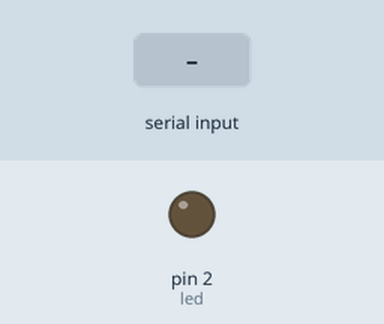
Simulated run of this sketch. Board: Arduino Uno, built with avr-gcc and run on an emulated ATmega328P. On the bench: output pins drawn as LEDs (lit = HIGH). Dashed ring = blinking. The test bench sets the inputs (shaded band). What the sketch prints to the serial monitor is not drawn.

Above: at 1.2 s.
1.3 s: "90,45\n" received over Serial
At 1.7 s:
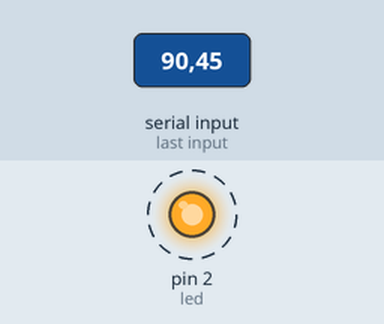
Timing chart, 0 to 10.3 s (numbered marks = the images above; inputs shaded):
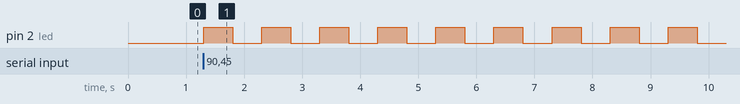

The sketch:

InputFromUser.ino
```cpp
int Num;
String msg1="How many blinks do you want";
int led=2;
int x;
int blinkTime=500;
void setup() {
    pinMode(led,OUTPUT);
    Serial.begin(9600);
}
void loop() {
    Serial.println(msg1);
    while (Serial.available()==0) {

    }
    Num = Serial.parseInt();
    for(x=1;x<=Num;x=x+1) {
        digitalWrite(led,HIGH);
        delay(blinkTime);
        digitalWrite(led,LOW);
        delay(blinkTime);
    }

}
```

Measured:
- after the input at 1.3 s, pin 2 (led): alternates HIGH for 0.50 s and LOW for 0.50 s, starting at once
